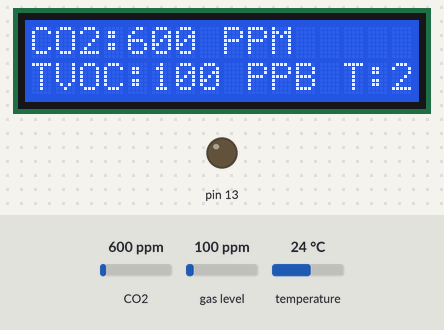
Bench run of a sketch on a simulated Arduino Uno, built with avr-gcc and run on an emulated ATmega328P. On the bench: 16×2 character LCD, output pins drawn as LEDs (lit = HIGH). Inputs (shaded band) come from the test bench; at power-on: CO2 600 ppm, gas level 100 ppm, temperature 24 °C.

Above: at 1.2 s.
1.3 s: CO2 set to 1050 ppm
At 4.5 s:
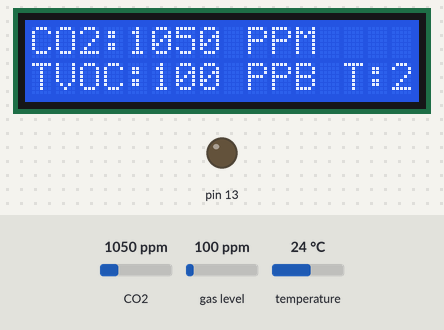
9.0 s: gas level set to 20 ppm
At 9.6 s:
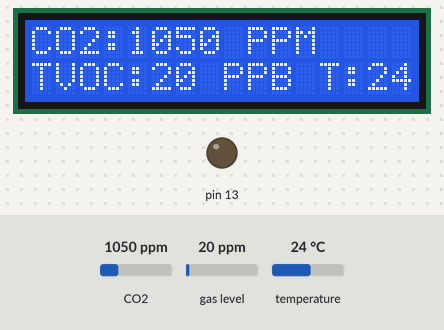
13.5 s: temperature set to 12 °C
At 16.0 s:
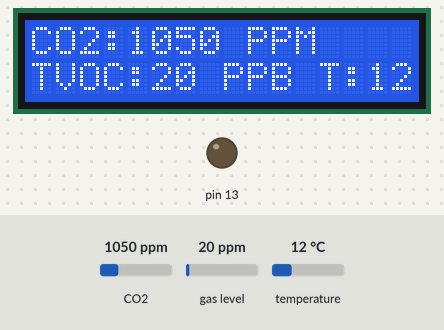
19.6 s: CO2 set to 452 ppm
At 22.3 s:
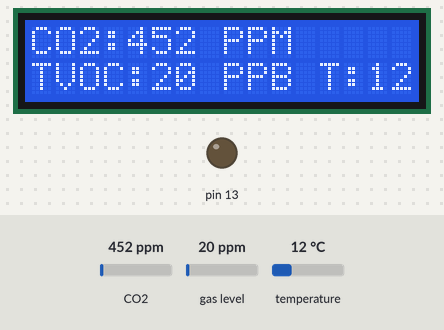
Timing chart, 0 to 23.8 s (numbered marks = the images above; inputs shaded):
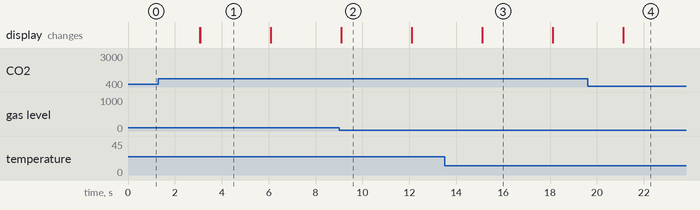

The sketch:

tvoc_and_co2.ino
```cpp
#include <LiquidCrystal.h>
#include "Adafruit_CCS811.h"

LiquidCrystal lcd(12, 7, 8, 9, 10, 11); /// REGISTER SELECT PIN,ENABLE PIN,D4 PIN,D5 PIN, D6 PIN, D7 PIN
Adafruit_CCS811 ccs;

void setup() {
  pinMode(13, OUTPUT);
  lcd.begin(16, 2);
  digitalWrite(13, HIGH);
  ccs.begin();
  digitalWrite(13, LOW);
  //calibrate temperature sensor
  while(!ccs.available());
  float temp = ccs.calculateTemperature();
  ccs.setTempOffset(temp - 25.0);
}

void loop() {
  if(ccs.available()){
    float temp = ccs.calculateTemperature();
    if(!ccs.readData()){
      int co2 = ccs.geteCO2();
      int tvoc = ccs.getTVOC();
      lcd.setCursor(0, 0);
      lcd.print(String ("CO2:")+ String (co2)+String(" PPM"));

      lcd.setCursor(0, 1);
      lcd.print(String ("TVOC:")+ String (tvoc)+String(" PPB "));
      lcd.print(String("T:"+String (int(temp)))+String("C"));

      delay(3000);
      lcd.clear();
    }
    else{
      lcd.setCursor(0, 0);
      lcd.print("ERROR");
      while(1);
    }
  }

}
```

Measured:
- after the input at 1.3 s, the display: first differs from a run without the input after 1.8 s (image 1)
- after the input at 9.0 s, the display: first differs from a run without the input after 0.09 s (image 2)
- after the input at 13.5 s, the display: first differs from a run without the input after 1.6 s (image 3)
- after the input at 19.6 s, the display: first differs from a run without the input after 1.5 s (image 4)
- what the display in image 1 shows lasts 3.0 s, from 3.1 s to 6.1 s
